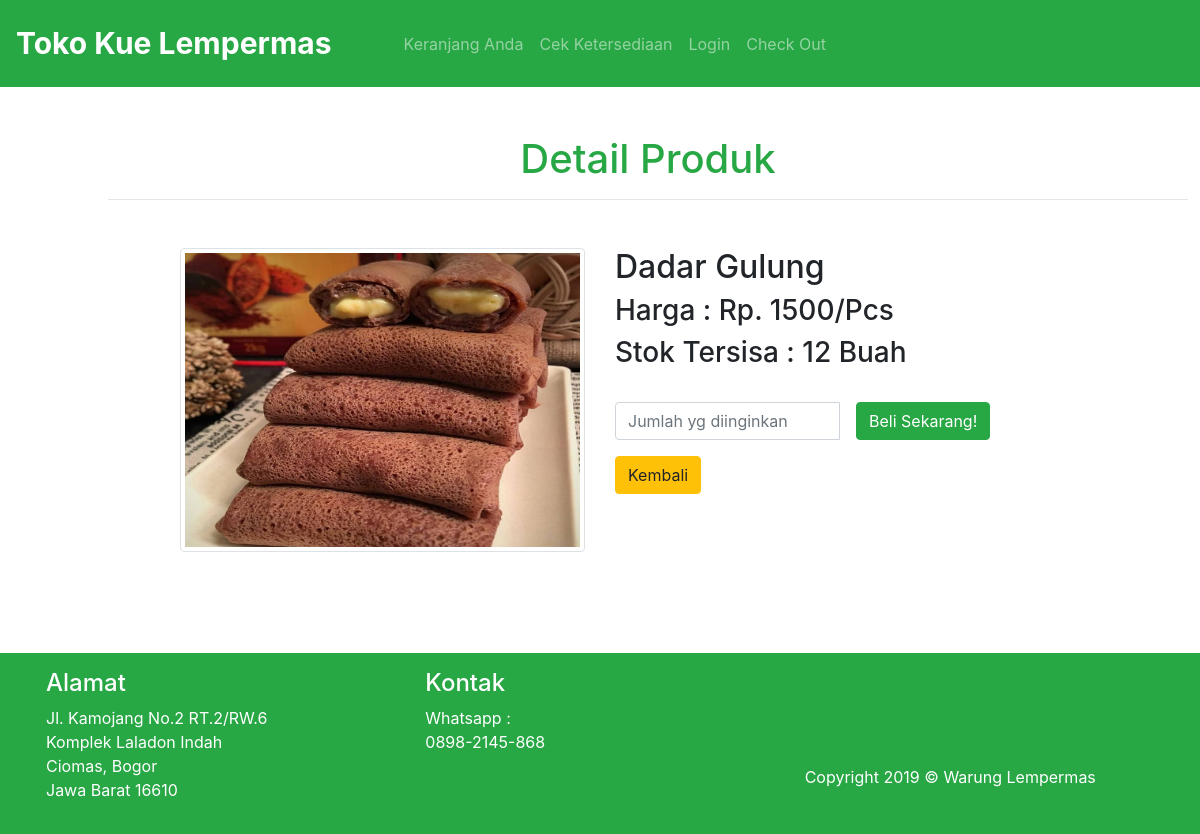
Screenshot of /detail.php?id=3 with the database file from the repository.
### tables this page shows
CREATE TABLE `kuebasah` (
  `id_produk` int(11) NOT NULL,
  `stok` int(11) NOT NULL,
  `nama` varchar(100) NOT NULL,
  `satuan` varchar(100) NOT NULL,
  `harga` int(11) NOT NULL,
  `gambar` varchar(100) NOT NULL
);

### detail.php (the view, shortened to what this page needs)
<?php
require 'functions.php';
?>
<!doctype html>
<html lang="en">
<head>
    <link rel="stylesheet" href="css/bootstrap.min.css">
    <link rel="stylesheet" href="style/style.css">
</head>
<body>
    <section class="nav">
        <nav class="navbar navbar-expand-lg navbar-dark bg-success w-100 p-3">
            <a class="navbar-brand font-weight-bold" href="index.php">Toko Kue Lempermas</a>
            <div class="collapse navbar-collapse ml-5" id="navbarSupportedContent">
                <ul class="navbar-nav mr-auto">
                    <li class="nav-item">
                        <a class="nav-link" href="keranjang.php">Keranjang Anda</a>
                    </li>
                    <li class="nav-item">
                        <a class="nav-link" href="cekstok.php">Cek Ketersediaan</a>
                    </li>
                    <?php if (isset($_SESSION['pelanggan'])) : ?>
                        <li class="nav-item">
                        <a class="nav-link" href="logout.php" onclick="return confirm('Apakah anda yakin ingin Logout?')">Logout</a>
                    </li>
                    <?php else: ?>
                    <li class="nav-item">
                        <a class="nav-link" href="login.php">Login</a>
                    </li>
                    <?php endif ?>
                    <li class="nav-item">
                        <a class="nav-link" href="checkout.php">Check Out</a>
                    </li>
                </ul>
            </div>
        </nav>
    </section>
    <section class="konten">
        <div class="container">
            <div class="col m-5 text-center">
                    <h1 class="text-success">Detail Produk</h1>
                    <hr>
            </div>
            <?php
            $id_produk = $_GET['id'];
            $ambil = $conn->query("SELECT * FROM kuebasah WHERE id_produk = '$id_produk'");
            $detail = $ambil->fetch_assoc();
            ?>
            <div class="row">
                <div class="col-md-6">
                    <img src="img/<?= $detail["gambar"];?>" class="img-thumbnail w-75 h-75 float-right">
                </div>
                <div class="col-md-6">
                    <h2><?= $detail['nama']; ?></h2>
                    <h3>Harga : Rp. <?= $detail['harga']; ?>/<?= $detail['satuan'];?></h3>
                    <h3>Stok Tersisa : <?=$detail['stok']; ?> Buah</h3><br>
                    <form method="post">
                        <div class="form-group">
                            <div class="input-group">
                                <input type="number" min="1" max="<?= $detail['stok']?>" class="form-control col-5 mr-3" name="jumlah" placeholder="Jumlah yg diinginkan">
                                    <div class="input group-button">
                                        <button class="btn btn-success" name="beli">Beli Sekarang!</button>
                                    </div>
                            </div>
                        </div>
                    </form>
                    <a href="index.php" class="btn btn-warning">Kembali</a>
                </div>
            </div>
        </div>
    </section>
    <footer class="bg-success text-white w-100 position-static">
        <div class="container p-3">
            <div class="row">
                <div class="col-sm-4">
                    <h4>Alamat</h4>
                    <p>Jl. Kamojang No.2
                        RT.2/RW.6<br>
                        Komplek Laladon Indah<br>
                        Ciomas, Bogor<br>
                        Jawa Barat 16610</p>
                </div>
                <div class="col-sm-4">
                    <h4>Kontak</h4>
                    <p>
                        Whatsapp :<br>
                        0898-2145-868
                    </p>
                </div>
                <div class="col-sm-4">
                    <p class="mt-5 pt-5">Copyright 2019 &copy; Warung Lempermas</p>
                </div>
            </div>
        </div>
    </footer>
</body>
</html>

### style/style.css (style rules this page uses)
.navbar-brand { font-size: 30px; }

### rows the page displays
kuebasah: gambar (picture), nama "Dadar Gulung", harga "1500", satuan "Pcs", stok "12"
